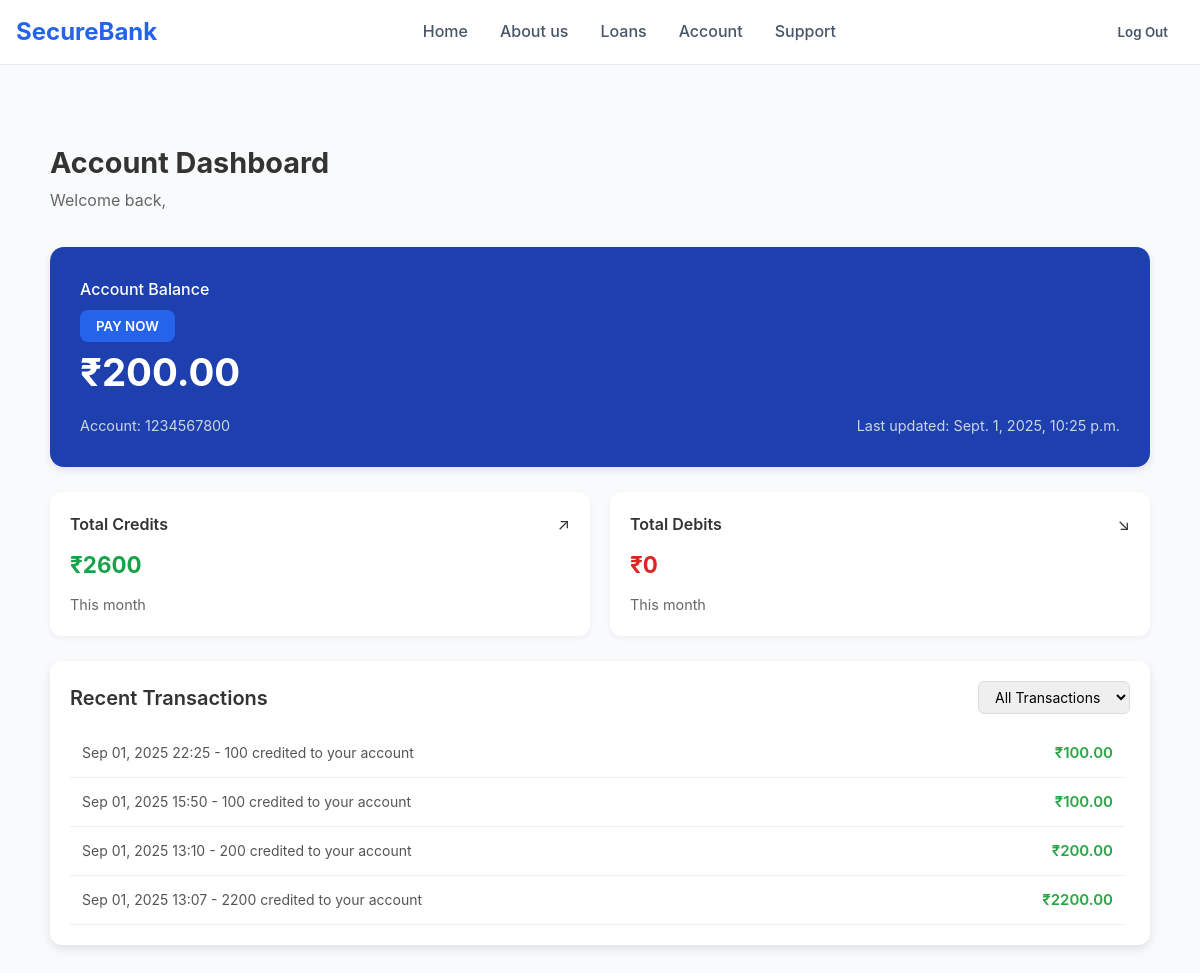
/account_dashboard/ (signed in), run on the app's committed database.
### BankApp/models.py (models this page shows, shortened)
class Account(models.Model):
    user = models.OneToOneField(User, on_delete=models.CASCADE, blank=True, null=True)
    account_number = models.CharField(max_length=20, unique=True, editable=False)
    balance = models.DecimalField(max_digits=12, decimal_places=2, default=0.00)
    last_updated = models.DateTimeField(auto_now=True)

class Transaction(models.Model):
    TRANSACTION_TYPES = [
        ("credit", "Credit"),
        ("debit", "Debit"),
    ]
    account = models.ForeignKey(Account, on_delete=models.CASCADE, related_name="transactions")
    transaction_type = models.CharField(max_length=10, choices=TRANSACTION_TYPES)
    amount = models.DecimalField(max_digits=10, decimal_places=2)
    description = models.CharField(max_length=255, blank=True, null=True)
    timestamp = models.DateTimeField(auto_now_add=True)

### BankApp/views.py (the view)
# urls.py: path('account_dashboard/',views.account_dashboard,name="account_dashboard"),
def account_dashboard(request):
    try:
        account = Account.objects.get(user=request.user)
    except Account.DoesNotExist:
        messages.error(request, "❌ No account found. Please create one.")
        return redirect("homepage")
    start_month = now().replace(day=1, hour=0, minute=0, second=0, microsecond=0)
    total_credits = Transaction.objects.filter(
        account=account,
        transaction_type="credit",
        timestamp__gte=start_month
    ).aggregate(total=Sum("amount"))["total"] or 0
    total_debits = Transaction.objects.filter(
        account=account,
        transaction_type="debit",
        timestamp__gte=start_month
    ).aggregate(total=Sum("amount"))["total"] or 0
    transactions = Transaction.objects.filter(account=account).order_by("-timestamp")[:10]
    return render(request, "account.html", {
        "account": account,
        "total_credits": total_credits,
        "total_debits": total_debits,
        "transactions": transactions,
    })

### BankApp/templates/account.html (shortened to what this page needs)
{% load static %}
<!DOCTYPE html>
<html lang="en">
<head>
    <link rel="stylesheet" href="{% static 'css/account.css' %}">
</head>
<body>
    <nav class="navbar">
        <div class="nav-container">
            <div class="nav-content">
                <div class="logo">
                    <h1>SecureBank</h1>
                </div>
                <div class="nav-links">
                    <a href="{% url 'homepage'%}" class="nav-link">Home</a>
                    <a href="#" class="nav-link">About us</a>
                    <a href="#" class="nav-link">Loans</a>
                    <a href="{% url 'account_dashboard' %}"class="nav-link">Account</a>
                    <a href="#" class="nav-link">Support</a>
                </div>
                <div class="auth-buttons">
    {% if request.user.is_authenticated %}
        <a href="{% url 'logout' %}">
            <button class="btn-ghost">Log Out</button>
        </a>
    {% else %}
        <button class="btn-ghost" onclick="openModal('login')">Log In</button>
        <button class="btn-primary" onclick="openModal('signup')">Sign Up</button>
    {% endif %}
</div>
            </div>
        </div>
    </nav>
    <main class="account-main">
        <div class="container">
                <div class="account-header">
    <h1>Account Dashboard</h1>
    <p>Welcome back, {{ request.user.first_name|upper }} {{ request.user.last_name|upper }}</p>
</div>
<div class="balance-card">
    <div class="balance-header">
        <h2>Account Balance</h2>
        <button class="btn-primary transfer-btn" onclick="openmoneyModal()">PAY NOW</button>
    </div>
    <div class="balance-amount">₹{{ account.balance }}</div>
    <div class="balance-info">
        <span class="account-number">Account: {{ account.account_number }}</span>
        <span class="last-updated">Last updated: {{ account.last_updated }}</span>
    </div>
</div>
<div class="summary-cards">
    <div class="summary-card credit">
        <div class="summary-header">
            <h3>Total Credits</h3>
            <span class="arrow-up">↗</span>
        </div>
        <div class="summary-amount">₹{{ total_credits }}</div>
        <div class="summary-period">This month</div>
    </div>
   <div class="summary-card debit">
    <div class="summary-header">
        <h3>Total Debits</h3>
        <span class="arrow-down">↘</span>
    </div>
    <div class="summary-amount">₹{{ total_debits }}</div>
    <div class="summary-period">This month</div>
</div>
</div>
<div class="transaction-history">
    <div class="transaction-header">
        <h2>Recent Transactions</h2>
        <select id="filterSelect" class="filter-select">
            <option value="all">All Transactions</option>
        </select>
    </div>
<div class="transaction-list">
    {% for tx in transactions %}
        <div class="transaction-item" data-type="{{ tx.transaction_type }}">
            <div class="transaction-left">
                <span>{{ tx.timestamp|date:"M d, Y H:i" }}</span> -
                <span>{{ tx.description }}</span>
            </div>
            <div class="transaction-right {% if tx.transaction_type == 'credit' %}credit{% else %}debit{% endif %}">
                ₹{{ tx.amount }}
            </div>
        </div>
    {% empty %}
        <p>No recent transactions</p>
    {% endfor %}
</div>
                    </div>
                </div>
    </main>
</body>
</html>

### BankApp/static/css/account.css (style rules this page uses)
* { margin: 0; padding: 0; box-sizing: border-box; font-family: "Inter", sans-serif; }
body { background: #f9fafb; color: #333; line-height: 1.6; }
.navbar { position: fixed; top: 0; width: 100%; background: rgba(255, 255, 255, 0.95); backdrop-filter: blur(10px); border-bottom: 1px solid #e2e8f0; z-index: 1000; }
.nav-container { max-width: 1200px; margin: 0 auto; padding: 0 1rem; }
.nav-content { display: flex; align-items: center; justify-content: space-between; height: 4rem; }
.logo h1 { font-size: 1.5rem; font-weight: 700; color: #2563eb; }
.nav-links { display: flex; gap: 2rem; }
.nav-link { text-decoration: none; color: #475569; font-weight: 500; transition: color 0.3s; }
a { text-decoration: none ; color: #000; }
.auth-buttons { display: flex; gap: 1rem; }
.btn-primary { background: #2563eb; color: white; border: none; padding: 0.5rem 1rem; border-radius: 0.5rem; font-weight: 600; cursor: pointer; transition: background 0.3s; }
.btn-ghost { background: transparent; color: #475569; border: none; padding: 0.5rem 1rem; border-radius: 0.5rem; font-weight: 600; cursor: pointer; transition: color 0.3s; }
.account-main { padding: 30px; }
.container { max-width: 1100px; margin: auto; }
.account-header { margin-bottom: 3%; margin-top: 10%; }
.account-header h1 { font-size: 1.8rem; font-weight: 700; margin-bottom: 2px; }
.account-header p { color: #666; }
.balance-card { background: #1e40af; color: #fff; padding: 30px; border-radius: 14px; margin-bottom: 25px; box-shadow: 0 3px 8px rgba(0,0,0,0.1); }
.balance-card h2 { font-size: 1rem; font-weight: 500; margin-bottom: 8px; }
.balance-amount { font-size: 2.4rem; font-weight: 700; margin-bottom: 10px; }
.balance-info { font-size: 0.9rem; display: flex; justify-content: space-between; color: #cbd5e1; }
.summary-cards { display: flex; gap: 20px; margin-bottom: 25px; }
.summary-card { flex: 1; background: #fff; padding: 20px; border-radius: 12px; box-shadow: 0 2px 6px rgba(0,0,0,0.05); }
.summary-header { display: flex; justify-content: space-between; align-items: center; }
.summary-card h3 { font-size: 1rem; font-weight: 600; }
.summary-amount { font-size: 1.4rem; font-weight: 700; margin: 10px 0; }
.summary-period { font-size: 0.9rem; color: #666; }
.summary-card.credit .summary-amount { color: #16a34a; }
.summary-card.debit .summary-amount { color: #dc2626; }
.transaction-history { background: #ffffff; border-radius: 12px; padding: 20px; margin-top: 20px; box-shadow: 0 4px 10px rgba(0,0,0,0.1); }
.transaction-header { display: flex; justify-content: space-between; align-items: center; margin-bottom: 15px; }
.transaction-header h2 { font-size: 20px; font-weight: 600; color: #333; }
.filter-select { padding: 6px 12px; border-radius: 6px; border: 1px solid #ddd; font-size: 14px; cursor: pointer; transition: all 0.2s ease-in-out; }
.transaction-list { max-height: 300px; overflow-y: auto; padding-right: 5px; }
.transaction-item { padding: 12px; border-bottom: 1px solid #eee; font-size: 15px; color: #444; display: flex; justify-content: space-between; align-items: center; transition: background 0.2s; }
.transaction-left { font-size: 14px; color: #555; }
.transaction-right { font-weight: 600; font-size: 15px; }
.transaction-right.credit { color: #28a745; }

### data on the page
Account: balance "200.00", account_number "1234567800", last_updated "Sept. 1, 2025, 10:25 p.m."
Transaction: timestamp "Sep 01, 2025 22:25", description "100 credited to your account", amount "100.00"
Transaction: timestamp "Sep 01, 2025 15:50", description "100 credited to your account", amount "100.00"
Transaction: timestamp "Sep 01, 2025 13:10", description "200 credited to your account", amount "200.00"
Transaction: timestamp "Sep 01, 2025 13:07", description "2200 credited to your account", amount "2200.00"

### other printed values
{{ total_credits }} "2600"
{{ total_debits }} "0"
